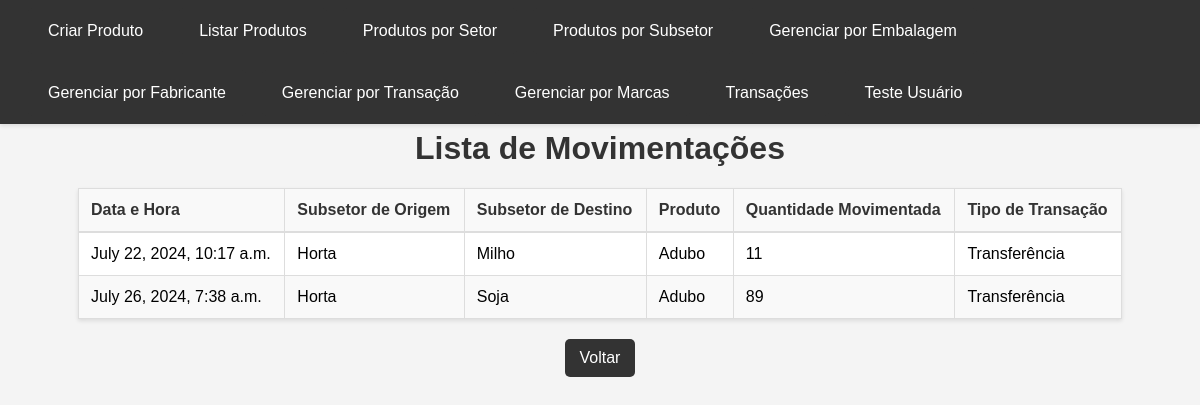
Page /movimentacao_list/ on the earlier database version.
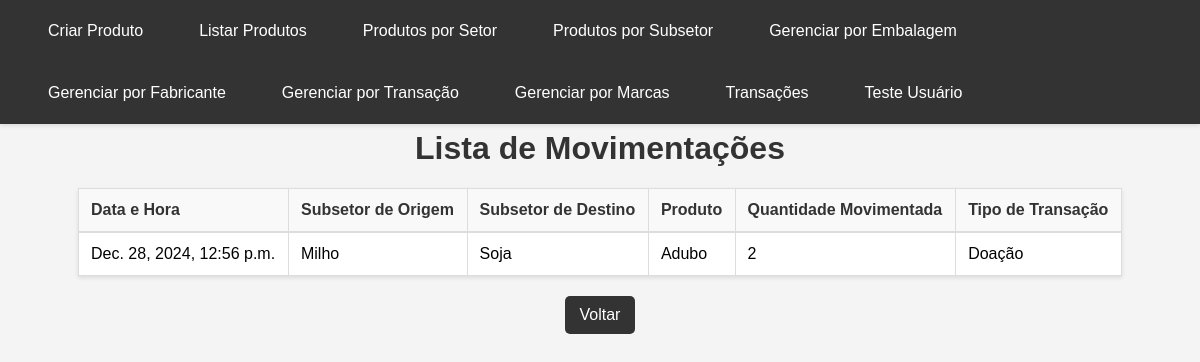
Same page on the later database version.
### app/models.py (models this page shows, shortened)
class MovimentacaoProduto(models.Model):
    data_hora_movimentacao = models.DateTimeField(default=timezone.now)
    subsector_origem = models.ForeignKey(Subsector, related_name='movimentacoes_origem', on_delete=models.CASCADE)
    subsector_destino = models.ForeignKey(Subsector, related_name='movimentacoes_destino', on_delete=models.CASCADE)
    detalhe_produto = models.ForeignKey(DetalheProduto, related_name='movimentacoes', on_delete=models.CASCADE)
    quantidade_movimentada = models.IntegerField()
    transacao = models.ForeignKey(Transaction, related_name='movimentacoes', on_delete=models.CASCADE)

class Subsector(models.Model):
    setor = models.ForeignKey(Sector, related_name='sub_setores', on_delete=models.CASCADE)
    nome_sub_setor = models.CharField(max_length=100)
    def __str__(self):
        return self.nome_sub_setor

class DetalheProduto(models.Model):
    produto = models.ForeignKey(Produto, related_name='detalhes', on_delete=models.CASCADE)
    unidade_produto = models.IntegerField(default=0)
    cor_produto = models.CharField(max_length=100)
    sabor_produto = models.CharField(max_length=100)
    quantidade_embalagem_produto = models.IntegerField(default=0)
    tipo_embalagem_produto = models.ForeignKey(TipoEmbalagem, related_name='produtos', on_delete=models.CASCADE)
    preco_custo_produto = models.DecimalField(max_digits=10, decimal_places=2)
    preco_venda_produto = models.DecimalField(max_digits=10, decimal_places=2)

class Produto(models.Model):
    nome_produto = models.CharField(max_length=100)
    marca = models.ForeignKey(Marca, related_name='produtos', on_delete=models.CASCADE)
    modelo = models.ForeignKey(Modelo, related_name='produtos', on_delete=models.CASCADE)
    fabricante = models.ForeignKey(Fabricante, related_name='produtos', on_delete=models.CASCADE)

class Transaction(models.Model):
    TRANSFERENCIA = 'Doação'
    TRANSFERENCIA2 = 'Perda'
    TRANSFERENCIA3 = 'Transferência'
    TRANSFERENCIA4 = 'Entrada'
    TRANSFERENCIA5 = 'Saída'
    TIPO_CHOICES = [
        (TRANSFERENCIA, 'Doação'),
        (TRANSFERENCIA2, 'Perda'),
        (TRANSFERENCIA3, 'Transferência'),
        (TRANSFERENCIA4, 'Entrada'),
        (TRANSFERENCIA5, 'Saída'),
    ]
    transacao = models.CharField(max_length=100, choices=TIPO_CHOICES)
    def __str__(self):
        return self.transacao

### app/views.py (the view)
# urls.py: path('movimentacao_list/', views.MovimentacaoListView.as_view(), name='movimentacao_list'),
class MovimentacaoListView(ListView):
    model = MovimentacaoProduto
    template_name = 'movimentacao_list.html'

### app/templates/movimentacao_list.html (shortened to what this page needs)
<!DOCTYPE html>
<html lang="pt-BR">
<head>
</head>
<body>
    <div class="navbar">
        <a href="{% url 'produto-create' %}">Criar Produto</a>
        <a href="{% url 'produto-list' %}">Listar Produtos</a>
        <a href="{% url 'produtos-por-setor' setor_id=1 %}">Produtos por Setor</a>
        <a href="{% url 'produtos-por-subsetor' subsetor_id=1 %}">Produtos por Subsetor</a>
        <a href="{% url 'produtos-por-tipo-embalagem' %}">Gerenciar por Embalagem</a>
        <a href="{% url 'produtos-por-fabricante' %}">Gerenciar por Fabricante</a>
        <a href="{% url 'produtos-por-transacao' %}">Gerenciar por Transação</a>
        <a href="{% url 'marca-list' %}">Gerenciar por Marcas</a>
        <a href="{% url 'transacoes-tipos' %}">Transações</a>
        <a href="{% url 'user_subsetor' %}">Teste Usuário</a>
    </div>
    <div class="content">
        <h1>Lista de Movimentações</h1>
        <table>
            <thead>
                <tr>
                    <th>Data e Hora</th>
                    <th>Subsetor de Origem</th>
                    <th>Subsetor de Destino</th>
                    <th>Produto</th>
                    <th>Quantidade Movimentada</th>
                    <th>Tipo de Transação</th>
                </tr>
            </thead>
            <tbody>
                {% for movimentacao in object_list %}
                <tr>
                    <td>{{ movimentacao.data_hora_movimentacao }}</td>
                    <td>{{ movimentacao.subsector_origem }}</td>
                    <td>{{ movimentacao.subsector_destino }}</td>
                    <td>{{ movimentacao.detalhe_produto.produto.nome_produto }}</td>
                    <td>{{ movimentacao.quantidade_movimentada }}</td>
                    <td>{{ movimentacao.transacao }}</td>
                </tr>
                {% empty %}
                <tr>
                    <td colspan="6" style="text-align: center;">Nenhuma movimentação encontrada.</td>
                </tr>
                {% endfor %}
            </tbody>
        </table>
        <div class="action-links">
            <a href="{% url 'home' %}">Voltar</a>
        </div>
    </div>
</body>
</html>

### app/templates/movimentacao_list.html (style rules this page uses)
body { font-family: Arial, sans-serif; margin: 0; padding: 0; background-color: #f4f4f4; box-sizing: border-box; }
.navbar { background-color: #333; overflow: hidden; position: fixed; width: 100%; top: 0; z-index: 1000; box-shadow: 0 2px 4px rgba(0, 0, 0, 0.1); padding: 0 20px; box-sizing: border-box; }
.navbar a { float: left; display: block; color: #fff; text-align: center; padding: 14px 20px; text-decoration: none; transition: background-color 0.3s, color 0.3s; border-radius: 4px; margin: 8px; }
.content { padding: 20px; margin-top: 90px; }
h1 { text-align: center; color: #333; margin-top: 20px; }
table { width: 90%; margin: 20px auto; border-collapse: collapse; background-color: #fff; box-shadow: 0 2px 4px rgba(0, 0, 0, 0.1); }
table, th, td { border: 1px solid #ddd; }
th, td { padding: 12px; text-align: left; }
th { background-color: #f9f9f9; color: #333; border-bottom: 2px solid #ddd; }
a { display: inline-block; padding: 10px 15px; background-color: #333; color: white; text-decoration: none; border-radius: 5px; transition: background-color 0.3s; text-align: center; }
.action-links { text-align: center; margin: 20px 0; }

Differences in the rows shown:
removed MovimentacaoProduto: data_hora_movimentacao "July 26, 2024, 7:38 a.m.", subsector_origem "Horta", subsector_destino "Soja", detalhe_produto.produto.nome_produto "Adubo", quantidade_movimentada "89", transacao "Transferência"
changed MovimentacaoProduto "Milho": data_hora_movimentacao "July 22, 2024, 10:17 a.m." → "Dec. 28, 2024, 12:56 p.m."; subsector_origem "Horta" → "Milho"; subsector_destino "Milho" → "Soja"; quantidade_movimentada "11" → "2"; transacao "Transferência" → "Doação"
